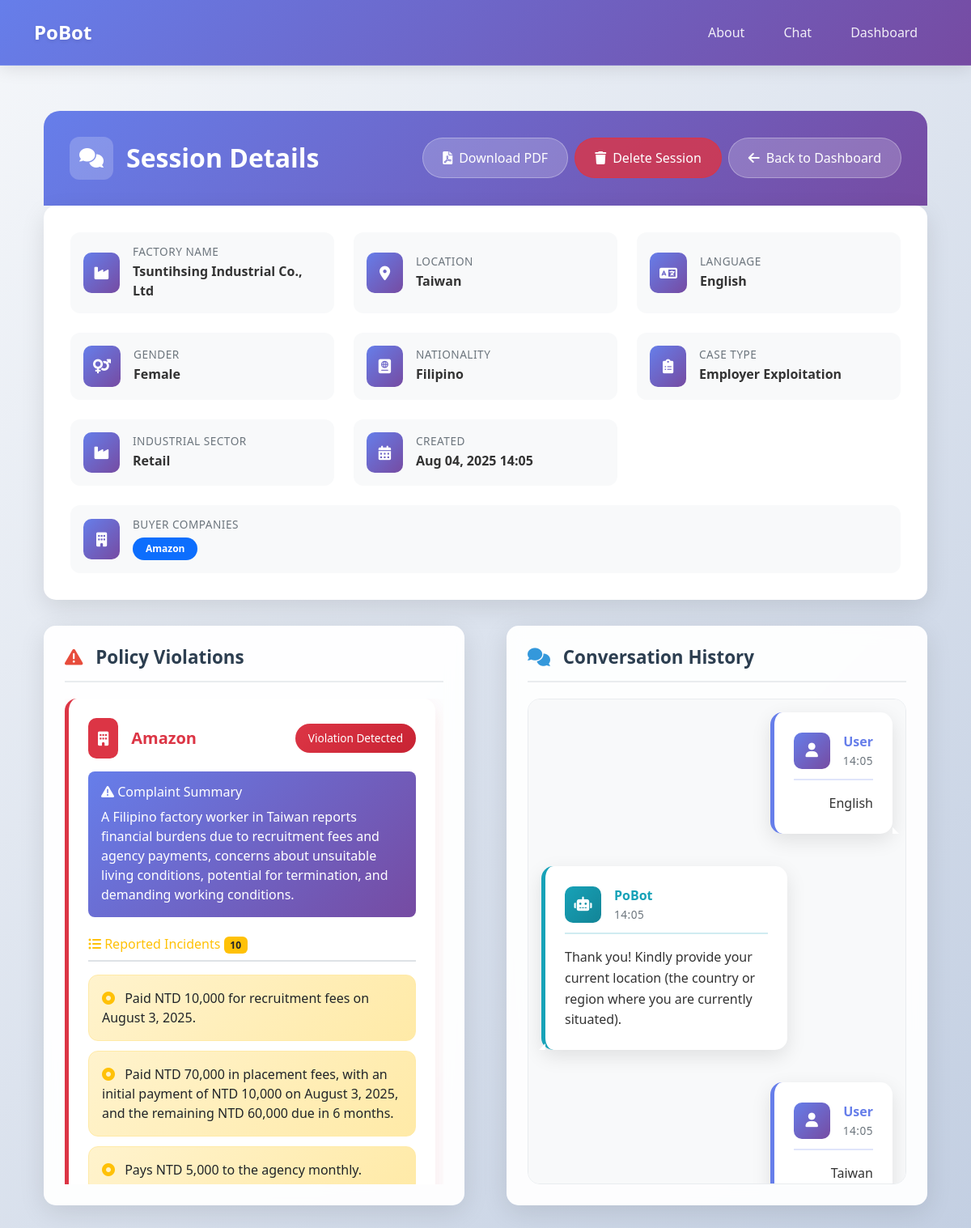
The app's page /session/89/ with its own data.
### chatbot/models.py (models this page shows, shortened)
class ChatSession(models.Model):
    user_name = models.CharField(max_length=255, null=True, blank=True)
    language = models.CharField(max_length=100, null=True, blank=True)
    location = models.CharField(max_length=255, null=True, blank=True)
    gender = models.CharField(max_length=50, null=True, blank=True)
    nationality = models.CharField(max_length=100, null=True, blank=True)
    job_in_factory = models.CharField(max_length=255, null=True, blank=True)
    factory_name = models.CharField(max_length=255, null=True, blank=True)
    factory_product = models.CharField(max_length=255, null=True, blank=True)
    industrial_sector = models.CharField(max_length=255, null=True, blank=True)
    recruitment_agency_name = models.CharField(max_length=255, null=True, blank=True)
    created_at = models.DateTimeField(auto_now_add=True)
    updated_at = models.DateTimeField(auto_now=True)
    case_type = models.CharField(max_length=100, null=True, blank=True)
    incident_description = models.TextField(null=True, blank=True)

class BuyerCompany(models.Model):
    session = models.ForeignKey(ChatSession, related_name='buyer_companies', on_delete=models.CASCADE)
    name = models.CharField(max_length=255)

class PolicyViolation(models.Model):
    id = models.UUIDField(primary_key=True, default=uuid.uuid4, editable=False)
    session = models.ForeignKey(ChatSession, related_name='violations', on_delete=models.CASCADE)
    buyer_company = models.CharField(max_length=255)
    violation_text = models.TextField()
    complaint_summary = models.TextField(blank=True, null=True)
    incidents = models.TextField(blank=True, null=True)  # JSON string of incidents list
    policy_violations = models.TextField(blank=True, null=True)  # JSON string of policy violations list
    created_at = models.DateTimeField(auto_now_add=True)
    updated_at = models.DateTimeField(auto_now=True)
    def get_incidents_list(self):
        if not self.incidents:
            return []
        try:
            return json.loads(self.incidents)
        except json.JSONDecodeError:
            return []
    def get_violations_list(self):
        if not self.policy_violations:
            return []
        try:
            return json.loads(self.policy_violations)
        except json.JSONDecodeError:
            return []

class ChatMessage(models.Model):
    session = models.ForeignKey(ChatSession, related_name='messages', on_delete=models.CASCADE)
    role = models.CharField(max_length=20)  # 'user' or 'assistant'
    content = models.TextField()
    timestamp = models.DateTimeField(auto_now_add=True)
    class Meta:
        ordering = ['timestamp']

### chatbot/views.py (the view)
# urls.py: path('session/<int:session_id>/', page_view_manager.session_detail, name='session_detail'),
    def session_detail(self, request, session_id):
        session = ChatSession.objects.get(id=session_id)
        messages = session.messages.all()
        violations = session.violations.all()
        buyer_companies = session.buyer_companies.all()
        return render(request, 'chatbot/session_detail.html', {
            'session': session,
            'messages': messages,
            'violations': violations,
            'buyer_companies': buyer_companies
        })

### templates/chatbot/session_detail.html (shortened to what this page needs)
{% extends 'base.html' %}
{% load static %}
{% block extra_css %}
<link rel="stylesheet" href="https://cdnjs.cloudflare.com/ajax/libs/font-awesome/6.0.0/css/all.min.css">
{% endblock %}
{% block content %}
<div class="session-wrapper">
    <div class="container">
        <div class="session-header">
            <div class="d-flex justify-content-between align-items-center">
                <h2>
                    <span class="header-icon">
                        <i class="fas fa-comments"></i>
                    </span>
                    Session Details
                </h2>
                <div class="d-flex gap-2">
                    {% if session.violations.exists %}
                    <a href="{% url 'download_session_pdf' session.id %}" class="back-btn" title="Download PDF Report">
                        <i class="fas fa-file-pdf"></i> Download PDF
                    </a>
                    {% endif %}
                    <button type="button" class="delete-btn" data-bs-toggle="modal" data-bs-target="#deleteModal" title="Delete Session">
                        <i class="fas fa-trash"></i> Delete Session
                    </button>
                    <a href="{% url 'dashboard' %}" class="back-btn">
                        <i class="fas fa-arrow-left"></i> Back to Dashboard
                    </a>
                </div>
            </div>
        </div>
        <div class="session-info">
            <div class="info-grid">
                <div class="info-item">
                    <div class="info-icon">
                        <i class="fas fa-industry"></i>
                    </div>
                    <div class="info-content">
                        <h6>Factory Name</h6>
                        <p>{{ session.factory_name|default:"Unknown" }}</p>
                    </div>
                </div>
                <div class="info-item">
                    <div class="info-icon">
                        <i class="fas fa-map-marker-alt"></i>
                    </div>
                    <div class="info-content">
                        <h6>Location</h6>
                        <p>{{ session.location|default:"Unknown" }}</p>
                    </div>
                </div>
                <div class="info-item">
                    <div class="info-icon">
                        <i class="fas fa-language"></i>
                    </div>
                    <div class="info-content">
                        <h6>Language</h6>
                        <p>{{ session.language|default:"Unknown" }}</p>
                    </div>
                </div>
                <div class="info-item">
                    <div class="info-icon">
                        <i class="fas fa-venus-mars"></i>
                    </div>
                    <div class="info-content">
                        <h6>Gender</h6>
                        <p>{{ session.gender|default:"Unknown" }}</p>
                    </div>
                </div>
                <div class="info-item">
                    <div class="info-icon">
                        <i class="fas fa-passport"></i>
                    </div>
                    <div class="info-content">
                        <h6>Nationality</h6>
                        <p>{{ session.nationality|default:"Unknown" }}</p>
                    </div>
                </div>
                <div class="info-item">
                    <div class="info-icon">
                        <i class="fas fa-clipboard-list"></i>
                    </div>
                    <div class="info-content">
                        <h6>Case Type</h6>
                        <p>{% if session.case_type %}{{ session.case_type }}{% else %}Not classified{% endif %}</p>
                    </div>
                </div>
                <div class="info-item">
                    <div class="info-icon">
                        <i class="fas fa-industry"></i>
                    </div>
                    <div class="info-content">
                        <h6>Industrial Sector</h6>
                        <p>{{ session.industrial_sector|default:"Unknown" }}</p>
                    </div>
                </div>
                <div class="info-item">
                    <div class="info-icon">
                        <i class="fas fa-calendar-alt"></i>
                    </div>
                    <div class="info-content">
                        <h6>Created</h6>
                        <p>{{ session.created_at|date:"M d, Y H:i" }}</p>
                    </div>
                </div>
                <div class="info-item" style="grid-column: 1 / -1;">
                    <div class="info-icon">
                        <i class="fas fa-building"></i>
                    </div>
                    <div class="info-content">
                        <h6>Buyer Companies</h6>
                        <div class="d-flex flex-wrap gap-2 mt-2">
                            {% for company in session.buyer_companies.all %}
                                <span class="badge bg-primary rounded-pill px-3 py-2">{{ company.name }}</span>
                            {% empty %}
                                <span class="text-muted">None identified</span>
                            {% endfor %}
                        </div>
                    </div>
                </div>
            </div>
        </div>
        <div class="content-columns">
            <div class="violations-column">
                {% if session.violations.exists %}
                <div class="violations-wrapper">
                    <div class="violations-header">
                        <h3><i class="fas fa-exclamation-triangle"></i> Policy Violations</h3>
                    </div>
                    <div class="violations-container">
                        {% for violation in session.violations.all %}
                        <div class="policy-violation">
                            <div class="violation-header">
                                <div class="violation-icon">
                                    <i class="fas fa-building"></i>
                                </div>
                                <div class="violation-title">
                                    <h5>{{ violation.buyer_company }}</h5>
                                </div>
                                <div class="violation-badge">
                                    Violation Detected
                                </div>
                            </div>
                            {% if violation.complaint_summary %}
                            <div class="complaint-summary">
                                <h6 class="mb-2"><i class="fas fa-exclamation-triangle"></i> Complaint Summary</h6>
                                <p class="mb-0">{{ violation.complaint_summary }}</p>
                            </div>
                            {% endif %}
                            {% if violation.get_incidents_list %}
                            <div class="section-header">
                                <h6 class="text-warning mb-0">
                                    <i class="fas fa-list-ul"></i> Reported Incidents
                                    <span class="badge bg-warning text-dark">{{ violation.get_incidents_list|length }}</span>
                                </h6>
                            </div>
                            {% for incident in violation.get_incidents_list %}
                            <div class="incident-item">
                                <i class="fas fa-dot-circle text-warning me-2"></i>
                                {{ incident }}
                            </div>
                            {% endfor %}
                            {% endif %}
                        </div>
                        {% endfor %}
                    </div>
                </div>
                {% endif %}
            </div>
            <div class="conversation-column">
                <div class="conversation-wrapper">
                    <div class="conversation-header">
                        <h3><i class="fas fa-comments"></i> Conversation History</h3>
                    </div>
                    <div class="chat-container">
                        {% for message in session.messages.all %}
                        <div class="message-wrapper {% if message.role == 'user' %}user-wrapper{% else %}bot-wrapper{% endif %}">
                            <div class="message-bubble {% if message.role == 'user' %}user-message{% else %}bot-message{% endif %}">
                                <div class="message-header">
                                    <div class="message-avatar">
                                        {% if message.role == 'user' %}
                                            <i class="fas fa-user"></i>
                                        {% else %}
                                            <i class="fas fa-robot"></i>
                                        {% endif %}
                                    </div>
                                    <div class="message-info">
                                        <span class="message-sender">
                                            {% if message.role == 'user' %}User{% else %}PoBot{% endif %}
                                        </span>
                                        <span class="message-time">{{ message.timestamp|date:"H:i" }}</span>
                                    </div>
                                </div>
                                <div class="message-content">
                                    {{ message.content|linebreaks }}
                                </div>
                            </div>
                        </div>
                        {% endfor %}
                    </div>
                </div>
            </div>
        </div>
    </div>
</div>
{% endblock %}

### templates/base.html (style rules this page uses)
body { font-family: 'Segoe UI', Tahoma, Geneva, Verdana, sans-serif; background-color: #f8f9fa; }
.chat-container { height: 70vh; overflow-y: auto; border: 1px solid #dee2e6; border-radius: 0.25rem; padding: 1rem; background-color: #ffffff; }
.user-message { background-color: #e9ecef; margin-left: auto; text-align: right; }
.bot-message { background-color: #007bff; color: white; }

### records on screen
ChatSession: factory_name "Tsuntihsing Industrial Co., Ltd", location "Taiwan", language "English", gender "Female", nationality "Filipino", case_type "Employer Exploitation", industrial_sector "Retail", created_at "Aug 04, 2025 14:05"
BuyerCompany: name "Amazon"
PolicyViolation: buyer_company "Amazon", complaint_summary "A Filipino factory worker in Taiwan reports financial burdens due to recruitment fees and agency payments, concerns about unsuitable living conditions, potential for termination, and demanding working conditions.", get_incidents_list|length "10", get_incidents_list "Paid NTD 10,000 for recruitment fees on August 3, 2025." "Paid NTD 70,000 in placement fees, with an initial payment of NTD 10,000 on August 3, 2025, and the remaining NTD 60,000 due in 6 months." "Pays NTD 5,000 to the agency monthly."
ChatMessage: role "user" (drawn), timestamp "14:05", content "English"
ChatMessage: role "assistant" (drawn), timestamp "14:05", content "Thank you! Kindly provide your current location (the country or region where you are currently situated)."
ChatMessage: role "user" (drawn), timestamp "14:05", content "Taiwan"
